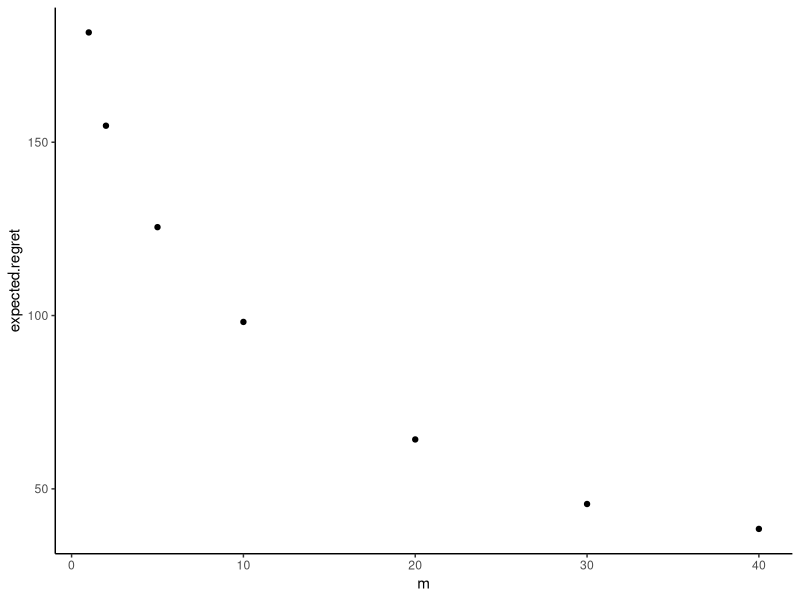
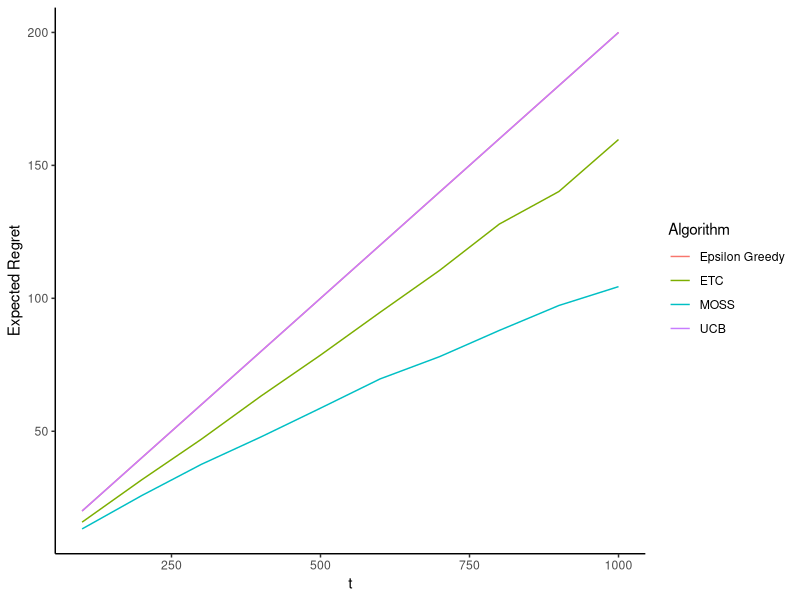

R code for these plots, in order:
## ---- chunk 1
library(tidyverse)
library(purrr)

context_prob <- c(0.5, 0.5, 0.5, 0.7)
## ---- chunk 2
## explore then commit algorithm
etc_algorithm <- function(prob, n, m=NULL,
                          reps=1000, k=4) {
  
  total_regret <- c()
  for (r in 1:reps) {
    regret <- vector("numeric", n)
    a <- vector("integer", n)
    mu <- matrix(nrow=n, ncol=k)
    
    # explore
    for (t in 1:(m*k)) {
      a_t <- t%%k + 1
      a[t] <- a_t
      mu[t, a_t] <- rbinom(1, 1, prob=prob[a_t])
      regret[t] <- max(prob) - prob[a_t]
    }
    
    mu_mean <- 
      apply(mu[1:(m*k),], 2, 
            mean, na.rm = TRUE)
    # exploit
    for (t in ((m*k)+1):n) {
          a_t <- which.max(mu_mean)
          a[t] <- a_t
          regret[t] <- max(prob) - prob[a_t]
    }
    total_regret <- c(total_regret, sum(regret))
  }
  return(mean(total_regret))
}
## ---- chunk 3
regret_val <- c()
m_vals <- c(1, 2, 5, 10, 20, 30, 40)
for (m in m_vals) {
  r <- etc_algorithm(context_prob, 1000, m = m)
  regret_val <- c(regret_val,
                  r)
}


ggplot(data = data.frame("m" = m_vals,
                         "expected regret" = regret_val),
       aes(m, `expected.regret`)) +
  geom_point() +
  theme_classic()
## ---- chunk 4
# for fixed n, varying n
regret_val_etc <- c()
for (t in seq(100, 1000, 100)) {
  r <- etc_algorithm(context_prob, 
                     t, m = 2)
  regret_val_etc <- c(regret_val_etc,
                  r)
}

# ggplot(data = tibble("t" = seq(100, 1000, 100),
#                          "expected regret (ETC)" = regret_val_etc),
#        aes(t, `expected regret (ETC)`)) +
#   geom_point() +
#   theme_classic()
## ---- chunk 5
# epsilon-greedy algorithm
epsilon_greedy_algorithm <- function(prob, n, eps,
                          reps=100, k=4) {
  total_regret <- c()
  for (r in 1:reps) {
    regret <- vector("numeric", n)
    a <- vector("integer", n)
    mu <- matrix(nrow=n, ncol=k)
    
    for (t in 1:n) {
      
      if ((runif(1) > eps) & (t > 2)) {
        mu_mean <- 
          apply(mu[1:(t-1),], 2, 
                mean, na.rm = TRUE)
        a_t <- which.max(mu_mean)
      } else {
        a_t <- sample(c(1,2), 1)
      }
        a[t] <- a_t
        mu[t, a_t] <- rbinom(1, 1, prob=prob[a_t])
        regret[t] <- max(prob) - prob[a_t]
    }
    
    total_regret <- c(total_regret, sum(regret))
  }
  return(mean(total_regret))
}
## ---- chunk 6
regret_val_eg <- c()
for (t in seq(100, 1000, 100)) {
  r <- epsilon_greedy_algorithm(context_prob, t, 
                                eps=0.1)
  regret_val_eg <- c(regret_val_eg,
                  r)
}
## ---- chunk 7
## upper confidence bound
ucb_algorithm <- function(prob, n, delta,
                          reps=100, k=4) {
  total_regret <- c()
  for (r in 1:reps) {
    regret <- vector("numeric", n)
    a <- vector("integer", n)
    mu <- matrix(nrow=n, ncol=k)
    pulls <- vector("integer", k)
    ucb <- matrix(nrow=n, ncol=k)
    
    for (t in 1:n) {
      
      if (t > 2) {
        mu_mean <- 
          apply(mu[1:(t-1),], 2, 
                mean, na.rm = TRUE)
        ucb <- mu_mean + sqrt((2 * log(1 / delta)) / pulls)
        a_t <- which.max(ucb)
      } else {
        a_t <- sample(c(1,2), 1)
      }
        a[t] <- a_t
        pulls[a_t] <- pulls[a_t] + 1
        mu[t, a_t] <- rbinom(1, 1, prob=prob[a_t])
        regret[t] <- max(prob) - prob[a_t]
    }
    
    total_regret <- c(total_regret, sum(regret))
  }
  return(mean(total_regret))
}
## ---- chunk 8
regret_val_ucb <- c()
for (t in seq(100, 1000, 100)) {
  r <- ucb_algorithm(context_prob, t, 
                                delta=0.1)
  regret_val_ucb <- c(regret_val_ucb,
                  r)
}
## ---- chunk 9
moss_algorithm <- function(prob, n, delta,
                          reps=100, k=4) {
  total_regret <- c()
  for (r in 1:reps) {
    regret <- vector("numeric", n)
    a <- vector("integer", n)
    mu <- matrix(nrow=n, ncol=k)
    pulls <- vector("integer", k)
    ucb <- matrix(nrow=n, ncol=k)
    
    # first choose each arm once
    for (i in 1:k) {
      a_t <- i
      pulls[a_t] <- pulls[a_t] + 1
      mu[i, a_t] <- rbinom(1, 1, prob=prob[a_t])
      regret[i] <- max(prob) - prob[a_t]
    }
    
    # then choose arms in the following way
    for (t in (k+1):n) {
      mu_mean <- apply(mu[1:(t-1),], 2, 
                       mean, na.rm = TRUE)
      moss_bound <- mu_mean + sqrt((4 / pulls) * log(max(1, (n / k * pulls))))
      a_t <- which.max(moss_bound)
     
      a[t] <- a_t
      pulls[a_t] <- pulls[a_t] + 1
      mu[t, a_t] <- rbinom(1, 1, prob=prob[a_t])
      regret[t] <- max(prob) - prob[a_t]
    }
    
    total_regret <- c(total_regret, sum(regret))
  }
  return(mean(total_regret))
}
## ---- chunk 10
regret_val_moss <- c()
for (t in seq(100, 1000, 100)) {
  r <- moss_algorithm(context_prob, t, delta=0.1)
  regret_val_moss <- c(regret_val_moss, r)
}
## ---- chunk 11
ggplot(data = tibble("t" = seq(100, 1000, 100),
                     "ETC" = regret_val_etc,
                         "Epsilon Greedy" = regret_val_eg,
                     "UCB" = regret_val_ucb,
                     "MOSS" = regret_val_moss) %>% 
         pivot_longer(-t),
       aes(t, value, color=name)) +
  geom_line() +
  theme_classic() +
  labs(x = 't',
       y = 'Expected Regret',
       color = 'Algorithm')
